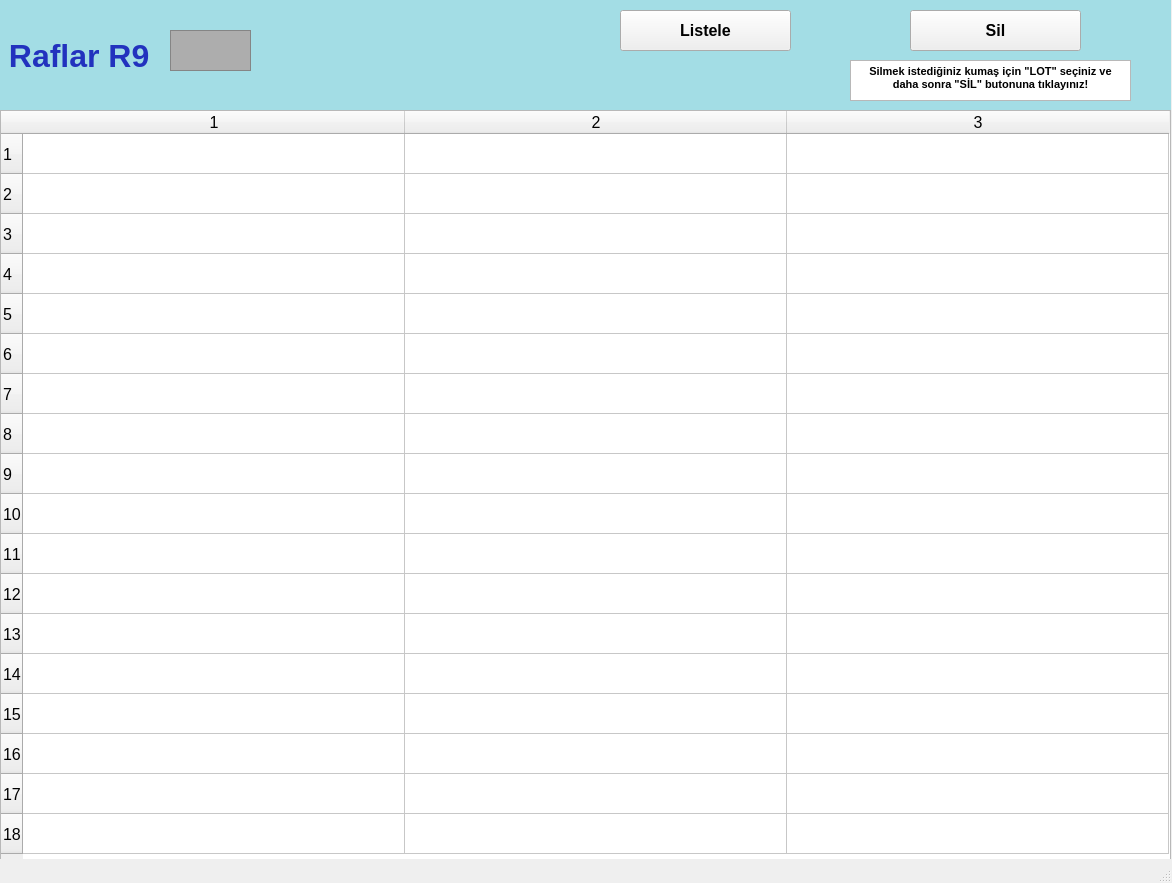
<?xml version="1.0" encoding="UTF-8"?>
<ui version="4.0">
 <class>raflarR9_ekran</class>
 <widget class="QMainWindow" name="raflarR9_ekran">
  <property name="geometry">
   <rect>
    <x>0</x>
    <y>0</y>
    <width>1172</width>
    <height>883</height>
   </rect>
  </property>
  <property name="font">
   <font>
    <pointsize>12</pointsize>
    <weight>50</weight>
    <bold>false</bold>
    <kerning>false</kerning>
   </font>
  </property>
  <property name="windowTitle">
   <string/>
  </property>
  <widget class="QWidget" name="centralwidget">
   <widget class="QLabel" name="raflarR1yazi_lbl">
    <property name="geometry">
     <rect>
      <x>0</x>
      <y>0</y>
      <width>1171</width>
      <height>111</height>
     </rect>
    </property>
    <property name="font">
     <font>
      <pointsize>24</pointsize>
      <weight>75</weight>
      <bold>true</bold>
     </font>
    </property>
    <property name="styleSheet">
     <string notr="true">background-color: rgb(163, 221, 229);
color: rgb(34, 50, 190);</string>
    </property>
    <property name="text">
     <string> Raflar R9</string>
    </property>
   </widget>
   <widget class="QFrame" name="raflarR1_img">
    <property name="geometry">
     <rect>
      <x>170</x>
      <y>30</y>
      <width>81</width>
      <height>41</height>
     </rect>
    </property>
    <property name="styleSheet">
     <string notr="true">background-color: rgb(173, 173, 173);</string>
    </property>
    <property name="frameShape">
     <enum>QFrame::StyledPanel</enum>
    </property>
    <property name="frameShadow">
     <enum>QFrame::Raised</enum>
    </property>
   </widget>
   <widget class="QTableWidget" name="R9_tw">
    <property name="geometry">
     <rect>
      <x>0</x>
      <y>110</y>
      <width>1171</width>
      <height>751</height>
     </rect>
    </property>
    <property name="baseSize">
     <size>
      <width>0</width>
      <height>0</height>
     </size>
    </property>
    <property name="rowCount">
     <number>18</number>
    </property>
    <property name="columnCount">
     <number>3</number>
    </property>
    <attribute name="horizontalHeaderVisible">
     <bool>true</bool>
    </attribute>
    <attribute name="horizontalHeaderCascadingSectionResizes">
     <bool>false</bool>
    </attribute>
    <attribute name="horizontalHeaderDefaultSectionSize">
     <number>382</number>
    </attribute>
    <attribute name="horizontalHeaderMinimumSectionSize">
     <number>38</number>
    </attribute>
    <attribute name="verticalHeaderDefaultSectionSize">
     <number>40</number>
    </attribute>
    <attribute name="verticalHeaderMinimumSectionSize">
     <number>23</number>
    </attribute>
    <row/>
    <row/>
    <row/>
    <row/>
    <row/>
    <row/>
    <row/>
    <row/>
    <row/>
    <row/>
    <row/>
    <row/>
    <row/>
    <row/>
    <row/>
    <row/>
    <row/>
    <row/>
    <column/>
    <column/>
    <column/>
   </widget>
   <widget class="QPushButton" name="listeleR9_btn">
    <property name="geometry">
     <rect>
      <x>620</x>
      <y>10</y>
      <width>171</width>
      <height>41</height>
     </rect>
    </property>
    <property name="font">
     <font>
      <pointsize>12</pointsize>
      <weight>75</weight>
      <bold>true</bold>
     </font>
    </property>
    <property name="text">
     <string>Listele</string>
    </property>
   </widget>
   <widget class="QPushButton" name="silR9_btn">
    <property name="geometry">
     <rect>
      <x>910</x>
      <y>10</y>
      <width>171</width>
      <height>41</height>
     </rect>
    </property>
    <property name="font">
     <font>
      <pointsize>12</pointsize>
      <weight>75</weight>
      <bold>true</bold>
     </font>
    </property>
    <property name="text">
     <string>Sil</string>
    </property>
   </widget>
   <widget class="QTextBrowser" name="textBrowser">
    <property name="geometry">
     <rect>
      <x>850</x>
      <y>60</y>
      <width>281</width>
      <height>41</height>
     </rect>
    </property>
    <property name="html">
     <string>&lt;!DOCTYPE HTML PUBLIC &quot;-//W3C//DTD HTML 4.0//EN&quot; &quot;http://www.w3.org/TR/REC-html40/strict.dtd&quot;&gt;
&lt;html&gt;&lt;head&gt;&lt;meta name=&quot;qrichtext&quot; content=&quot;1&quot; /&gt;&lt;style type=&quot;text/css&quot;&gt;
p, li { white-space: pre-wrap; }
&lt;/style&gt;&lt;/head&gt;&lt;body style=&quot; font-family:'MS Shell Dlg 2'; font-size:12pt; font-weight:400; font-style:normal;&quot;&gt;
&lt;p align=&quot;center&quot; style=&quot; margin-top:0px; margin-bottom:0px; margin-left:0px; margin-right:0px; -qt-block-indent:0; text-indent:0px;&quot;&gt;&lt;span style=&quot; font-size:8pt; font-weight:600;&quot;&gt;Silmek istediğiniz kumaş için &amp;quot;LOT&amp;quot; seçiniz ve daha sonra &amp;quot;SİL&amp;quot; butonuna tıklayınız!&lt;/span&gt;&lt;/p&gt;&lt;/body&gt;&lt;/html&gt;</string>
    </property>
   </widget>
  </widget>
  <widget class="QStatusBar" name="statusbar"/>
 </widget>
 <resources/>
 <connections/>
</ui>
